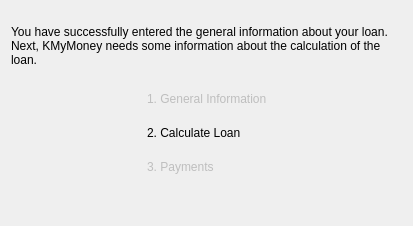
<?xml version="1.0" encoding="UTF-8"?>
<ui version="4.0">
 <class>NewCalculateLoanWizardPage</class>
 <widget class="QWizardPage" name="NewCalculateLoanWizardPage">
  <attribute name="title">
    <string>Calculate Loan</string>
  </attribute>
  <layout class="QVBoxLayout">
    <property name="margin">
      <number>11</number>
    </property>
    <property name="spacing">
      <number>6</number>
    </property>
    <item>
      <widget class="QLabel" name="TextLabel2_2_2">
        <property name="text">
          <string>
You have successfully entered the general information about your loan. Next, KMyMoney needs some information about the calculation of the loan.</string>
        </property>
        <property name="alignment">
          <set>Qt::AlignTop</set>
        </property>
        <property name="wordWrap">
          <bool>true</bool>
        </property>
      </widget>
    </item>
    <item>
      <spacer name="Spacer10_2">
        <property name="sizeHint">
          <size>
            <width>0</width>
            <height>19</height>
          </size>
        </property>
        <property name="sizeType">
          <enum>QSizePolicy::Expanding</enum>
        </property>
        <property name="orientation">
          <enum>Qt::Vertical</enum>
        </property>
      </spacer>
    </item>
    <item>
      <layout class="QHBoxLayout">
        <property name="margin">
          <number>0</number>
        </property>
        <property name="spacing">
          <number>6</number>
        </property>
        <item>
          <spacer name="Spacer8_2">
            <property name="sizeHint">
              <size>
                <width>136</width>
                <height>0</height>
              </size>
            </property>
            <property name="sizeType">
              <enum>QSizePolicy::Expanding</enum>
            </property>
            <property name="orientation">
              <enum>Qt::Horizontal</enum>
            </property>
          </spacer>
        </item>
        <item>
          <layout class="QVBoxLayout">
            <property name="margin">
              <number>0</number>
            </property>
            <property name="spacing">
              <number>6</number>
            </property>
            <item>
              <widget class="QLabel" name="TextLabel3_4">
                <property name="enabled">
                  <bool>false</bool>
                </property>
                <property name="text">
                  <string>1. General Information</string>
                </property>
                <property name="alignment">
                  <set>Qt::AlignTop</set>
                </property>
                <property name="wordWrap">
                  <bool>false</bool>
                </property>
              </widget>
            </item>
            <item>
              <widget class="QLabel" name="TextLabel4_3_2">
                <property name="text">
                  <string>
2. Calculate Loan</string>
                </property>
                <property name="wordWrap">
                  <bool>false</bool>
                </property>
              </widget>
            </item>
            <item>
              <widget class="QLabel" name="TextLabel4_3">
                <property name="enabled">
                  <bool>false</bool>
                </property>
                <property name="text">
                  <string>
3. Payments</string>
                </property>
                <property name="wordWrap">
                  <bool>false</bool>
                </property>
              </widget>
            </item>
            <item>
              <spacer name="Spacer7_2">
                <property name="sizeHint">
                  <size>
                    <width>0</width>
                    <height>18</height>
                  </size>
                </property>
                <property name="sizeType">
                  <enum>QSizePolicy::Expanding</enum>
                </property>
                <property name="orientation">
                  <enum>Qt::Vertical</enum>
                </property>
              </spacer>
            </item>
          </layout>
        </item>
        <item>
          <spacer name="Spacer9_2">
            <property name="sizeHint">
              <size>
                <width>135</width>
                <height>0</height>
              </size>
            </property>
            <property name="sizeType">
              <enum>QSizePolicy::Expanding</enum>
            </property>
            <property name="orientation">
              <enum>Qt::Horizontal</enum>
            </property>
          </spacer>
        </item>
      </layout>
    </item>
    <item>
      <spacer name="Spacer51">
        <property name="sizeHint">
          <size>
            <width>0</width>
            <height>23</height>
          </size>
        </property>
        <property name="sizeType">
          <enum>QSizePolicy::Expanding</enum>
        </property>
        <property name="orientation">
          <enum>Qt::Vertical</enum>
        </property>
      </spacer>
    </item>
  </layout>
 </widget>
 <resources/>
 <connections/>
 <customwidgets>
 </customwidgets>
 <tabstops>
 </tabstops>
</ui>
